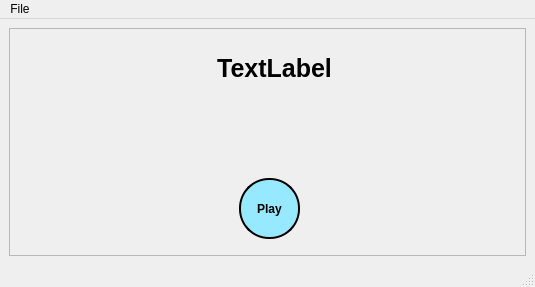
<?xml version="1.0" encoding="UTF-8"?>
<ui version="4.0">
 <class>MainWindow</class>
 <widget class="QMainWindow" name="MainWindow">
  <property name="geometry">
   <rect>
    <x>0</x>
    <y>0</y>
    <width>535</width>
    <height>287</height>
   </rect>
  </property>
  <property name="windowTitle">
   <string>MainWindow</string>
  </property>
  <property name="styleSheet">
   <string notr="true"/>
  </property>
  <widget class="QWidget" name="centralwidget">
   <layout class="QGridLayout" name="gridLayout">
    <item row="0" column="0">
     <widget class="QFrame" name="frame">
      <property name="frameShape">
       <enum>QFrame::StyledPanel</enum>
      </property>
      <property name="frameShadow">
       <enum>QFrame::Raised</enum>
      </property>
      <widget class="QLabel" name="filename_lbl">
       <property name="geometry">
        <rect>
         <x>40</x>
         <y>10</y>
         <width>451</width>
         <height>61</height>
        </rect>
       </property>
       <property name="font">
        <font>
         <pointsize>19</pointsize>
         <weight>75</weight>
         <bold>true</bold>
        </font>
       </property>
       <property name="text">
        <string>TextLabel</string>
       </property>
       <property name="alignment">
        <set>Qt::AlignCenter</set>
       </property>
      </widget>
      <widget class="QPushButton" name="play_btn">
       <property name="geometry">
        <rect>
         <x>230</x>
         <y>150</y>
         <width>61</width>
         <height>61</height>
        </rect>
       </property>
       <property name="font">
        <font>
         <weight>75</weight>
         <bold>true</bold>
        </font>
       </property>
       <property name="toolTip">
        <string>Play/ Pause</string>
       </property>
       <property name="styleSheet">
        <string notr="true">border-radius: 30%;
border: 2px solid black;
background-color: rgb(151, 233, 255);</string>
       </property>
       <property name="text">
        <string>Play</string>
       </property>
       <property name="shortcut">
        <string>Space</string>
       </property>
      </widget>
     </widget>
    </item>
   </layout>
  </widget>
  <widget class="QMenuBar" name="menubar">
   <property name="geometry">
    <rect>
     <x>0</x>
     <y>0</y>
     <width>535</width>
     <height>21</height>
    </rect>
   </property>
   <widget class="QMenu" name="menuFile">
    <property name="title">
     <string>File</string>
    </property>
    <addaction name="actionOpen"/>
    <addaction name="actionExit"/>
   </widget>
   <addaction name="menuFile"/>
  </widget>
  <widget class="QStatusBar" name="statusbar"/>
  <action name="actionOpen">
   <property name="text">
    <string>Open</string>
   </property>
   <property name="shortcut">
    <string>Ctrl+O</string>
   </property>
  </action>
  <action name="actionExit">
   <property name="text">
    <string>Exit</string>
   </property>
  </action>
 </widget>
 <resources/>
 <connections/>
</ui>
